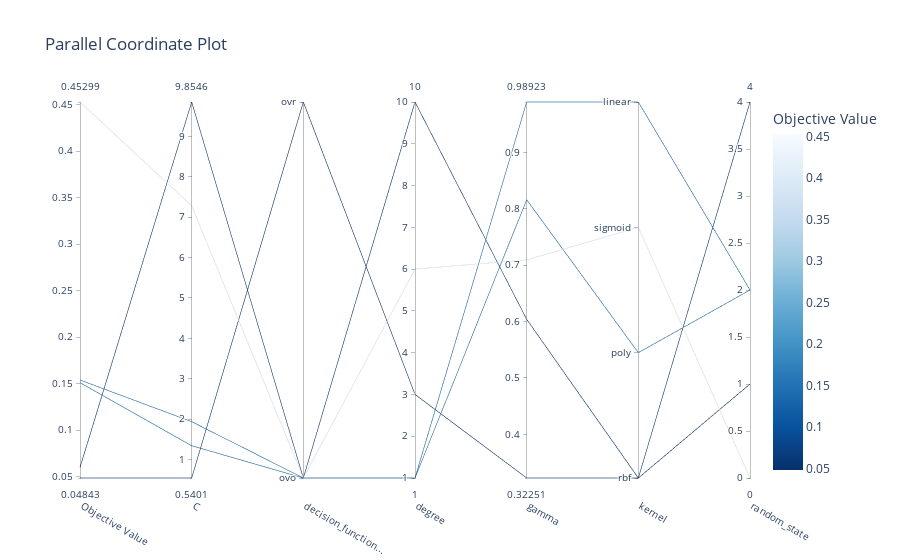

Notebook cell for this chart:
### Code cell
from matplotlib import pyplot as plt
fig_study = optuna.visualization.plot_parallel_coordinate(study_SVC, params=["C", "kernel","degree","gamma","decision_function_shape","random_state"])
fig_study.show()

### Figure 1 — Plotly figure (JSON) as saved in the notebook; plotly's stock layout.template omitted (floating-point values rounded to 4 significant figures)
{"data": [{"dimensions": [{"label": "Objective Value", "range": [0.04843, 0.453], "values": [0.05983, 0.04843, 0.1538, 0.453, 0.151]}, {"label": "C", "range": [0.5401, 9.855], "values": [9.855, 0.5401, 1.936, 7.282, 1.339]}, {"label": "decision_function...", "range": [0, 1], "ticktext": ["ovo", "ovr"], "tickvals": [0, 1], "values": [0, 1, 0, 0, 0]}, {"label": "degree", "range": [1, 10], "values": [10, 3, 1, 6, 1]}, {"label": "gamma", "range": [0.3225, 0.9892], "values": [0.6039, 0.3225, 0.8159, 0.7092, 0.9892]}, {"label": "kernel", "range": [0, 3], "ticktext": ["rbf", "poly", "sigmoid", "linear"], "tickvals": [0, 1, 2, 3], "values": [0, 0, 1, 2, 3]}, {"label": "random_state", "range": [0, 4], "values": [4, 1, 2, 0, 2]}], "labelangle": 30, "labelside": "bottom", "line": {"color": [0.05983, 0.04843, 0.1538, 0.453, 0.151], "colorbar": {"title": {"text": "Objective Value"}}, "colorscale": [[0, "rgb(247,251,255)"], [0.125, "rgb(222,235,247)"], [0.25, "rgb(198,219,239)"], [0.375, "rgb(158,202,225)"], [0.5, "rgb(107,174,214)"], [0.625, "rgb(66,146,198)"], [0.75, "rgb(33,113,181)"], [0.875, "rgb(8,81,156)"], [1, "rgb(8,48,107)"]], "reversescale": true, "showscale": true}, "type": "parcoords"}], "layout": {"title": {"text": "Parallel Coordinate Plot"}}}
